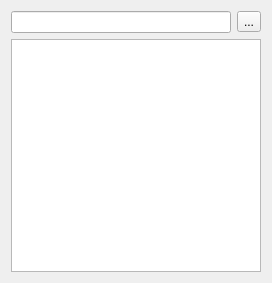
<?xml version="1.0" encoding="UTF-8"?>
<ui version="4.0">
 <class>SearchWidget</class>
 <widget class="QWidget" name="SearchWidget">
  <property name="geometry">
   <rect>
    <x>0</x>
    <y>0</y>
    <width>272</width>
    <height>283</height>
   </rect>
  </property>
  <property name="windowTitle">
   <string>Form</string>
  </property>
  <layout class="QVBoxLayout" name="verticalLayout">
   <item>
    <layout class="QHBoxLayout" name="horizontalLayout">
     <item>
      <widget class="QLineEdit" name="searchInput"/>
     </item>
     <item>
      <widget class="QToolButton" name="startStopButton">
       <property name="text">
        <string>...</string>
       </property>
      </widget>
     </item>
    </layout>
   </item>
   <item>
    <widget class="QStackedWidget" name="resultWidget">
     <widget class="QWidget" name="page1">
      <layout class="QVBoxLayout" name="verticalLayout_3">
       <property name="leftMargin">
        <number>0</number>
       </property>
       <property name="topMargin">
        <number>0</number>
       </property>
       <property name="rightMargin">
        <number>0</number>
       </property>
       <property name="bottomMargin">
        <number>0</number>
       </property>
       <item>
        <widget class="QListView" name="resultList"/>
       </item>
      </layout>
     </widget>
     <widget class="QWidget" name="page2">
      <layout class="QVBoxLayout" name="verticalLayout_2">
       <item>
        <widget class="QLabel" name="noMatch">
         <property name="palette">
          <palette>
           <active>
            <colorrole role="WindowText">
             <brush brushstyle="SolidPattern">
              <color alpha="255">
               <red>141</red>
               <green>0</green>
               <blue>0</blue>
              </color>
             </brush>
            </colorrole>
           </active>
           <inactive>
            <colorrole role="WindowText">
             <brush brushstyle="SolidPattern">
              <color alpha="255">
               <red>141</red>
               <green>0</green>
               <blue>0</blue>
              </color>
             </brush>
            </colorrole>
           </inactive>
           <disabled>
            <colorrole role="WindowText">
             <brush brushstyle="SolidPattern">
              <color alpha="255">
               <red>120</red>
               <green>120</green>
               <blue>120</blue>
              </color>
             </brush>
            </colorrole>
           </disabled>
          </palette>
         </property>
         <property name="font">
          <font>
           <pointsize>10</pointsize>
           <weight>75</weight>
           <bold>true</bold>
          </font>
         </property>
         <property name="text">
          <string>No match found!</string>
         </property>
         <property name="alignment">
          <set>Qt::AlignCenter</set>
         </property>
        </widget>
       </item>
       <item>
        <spacer name="verticalSpacer">
         <property name="orientation">
          <enum>Qt::Vertical</enum>
         </property>
         <property name="sizeHint" stdset="0">
          <size>
           <width>20</width>
           <height>194</height>
          </size>
         </property>
        </spacer>
       </item>
      </layout>
     </widget>
    </widget>
   </item>
  </layout>
 </widget>
 <resources/>
 <connections/>
</ui>
